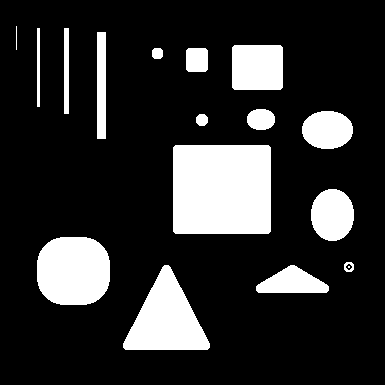
%> input picture grayscale images/shape.png, 385 x 385 px
$ octave color_synthetic_2phase_script2.m   (GNU Octave 9; MATLAB toolbox functions it lacks are replaced by stand-ins)
%> lines starting %> are read from the running program, lines starting %| are printed output that depends on the picture; in (x1, y1, x2, y2) boxes, pixels count from 0 and x2, y2 are one past the last pixel; in counts of white or black regions, pixels touching at a corner belong together; the program's own positions count from 1
### utils/rescale_image.m
function h = rescale_image(F)

%rescale image values to be between 0 and 1
h = double(F);
h= h-min(min(h));
h = h/max(max(h));
end

### utils/rescale_color_image.m
%%%%%%%%%%%%%%%%%%%%%%%%%%%%%%%%%%%%%%%%%%%%%%%%%%%%%%%%%%%%%%%%%%%%%%%%%%
%This function rescales a color image so that the each channel values are
%between 0 and 1.
%Input:
%   F: color image to be rescaled
%Output:
%   h: rescaled image F
%%%%%%%%%%%%%%%%%%%%%%%%%%%%%%%%%%%%%%%%%%%%%%%%%%%%%%%%%%%%%%%%%%%%%%%%%%%
function h = rescale_color_image(F)

%rescale image values to be between 0 and 1
h = F;
for i = 1:3
    h(:,:,i) = rescale_image(F(:,:,i));
end
end

### utils/make_circle.m
%%%%%%%%%%%%%%%%%%%%%%%%%%%%%%%%%%%%%%%%%%%%%%%%%%%%%%%%%%%%%%%%%%%%%%%%%%
%This function creates an circle as an initialization for segmentation.
%
%Input:
%   mx: height of the image
%   my: length of the image
%   r: radius of the circle
%Output:
%   Circ: circle region initialization
%%%%%%%%%%%%%%%%%%%%%%%%%%%%%%%%%%%%%%%%%%%%%%%%%%%%%%%%%%%%%%%%%%%%%%%%%%%
function Circ = make_circle(mx,my,r)

%determine center of circle
Cx = floor(mx/2);
Cy = floor(my/2);

%create circle
[columnsInImage rowsInImage] = meshgrid(1:mx, 1:my);

Circ = (rowsInImage - Cy).^2 ...
    + (columnsInImage - Cx).^2 <= r.^2;


end

### L1L2method/L1L2_color_two_phase.m
%%%%%%%%%%%%%%%%%%%%%%%%%%%%%%%%%%%%%%%%%%%%%%%%%%%%%%%%%%%%%%%%%%%%%%%%%%
%This function performs color two phase segmentation with L1-alpha*L2 TV
%Input:
%   f: image
%   u_initial: initialization
%   pm: set of parameters
%
%Output:
%   u: segmentation result
%%%%%%%%%%%%%%%%%%%%%%%%%%%%%%%%%%%%%%%%%%%%%%%%%%%%%%%%%%%%%%%%%%%%%%%%%%%
function [u, c1, c2] = L1L2_color_two_phase(f,u_initial, pm)
    %separate the channels of f
    f_r = f(:,:,1);
    f_g = f(:,:,2);
    f_b = f(:,:,3);

    %preinitialize u
    u = u_initial;

    %compute c1 and c2
    error = 10^(-5)*eye(size(u));
    c1=[sum(f_r(:).*u(:))./sum(u(:)+error(:)); sum(f_g(:).*u(:))./sum(u(:)+error(:)); sum(f_b(:).*u(:))./sum(u(:)+error(:))];
    c2=[sum(f_r(:).*(1-u(:)))./sum((1-u(:))+error(:)); sum(f_g(:).*(1-u(:)))./sum((1-u(:))+error(:)); sum(f_b(:).*(1-u(:)))./sum((1-u(:))+error(:))];

    %compute r
    r_r = (c1(1)-f_r).^2- (c2(1)-f_r).^2;
    r_g = (c1(2)-f_g).^2 - (c2(2)-f_g).^2;
    r_b = (c1(3)-f_b).^2 - (c2(3)-f_b).^2;
    r = r_r+r_g+r_b;

    %run segmentation algorithm
    for i = 1:pm.outer_iter

        %store old u
        u_old = u;

        %u update
        u = PDHGLS(u, r, pm.alpha, pm.lambda, pm.c, pm.inner_iter, pm.tau, pm.beta);

        %update c
        c1=[sum(f_r(:).*u(:))./sum(u(:)+error(:)); sum(f_g(:).*u(:))./sum(u(:)+error(:)); sum(f_b(:).*u(:))./sum(u(:)+error(:))];
        c2=[sum(f_r(:).*(1-u(:)))./sum((1-u(:))+error(:)); sum(f_g(:).*(1-u(:)))./sum((1-u(:))+error(:)); sum(f_b(:).*(1-u(:)))./sum((1-u(:))+error(:))];

        %update r
        r_r = (c1(1)-f_r).^2- (c2(1)-f_r).^2;
        r_g = (c1(2)-f_g).^2 - (c2(2)-f_g).^2;
        r_b = (c1(3)-f_b).^2 - (c2(3)-f_b).^2;
        r = r_r+r_g+r_b;

        %compute relative error
        relerr = norm(u_old - u, 'fro')/max([norm(u_old, 'fro'), norm(u, 'fro'), eps]);

        %stopping condition
        if relerr <1e-6 && i > 2
            fprintf('Number of DCA inner iterations completed: %d \n \n', i);
            break;
        end
    end

    if i == pm.outer_iter
        fprintf('Number of DCA outer iterations completed: %d \n \n', i);
    end
end

### scripts/color_synthetic_2phase/color_synthetic_2phase_script2.m
%This script runs experiments to compare the proposed four-phase method
%against isotropic and anisotropic Chan Vese segmentation on synthetic
%RGB image.

%read image
fui8 = imread('shape.png');
%> fui8 is the input picture: size 385x385x3 uint8; 18.3% white; 17 white regions (1 under 20 px), largest, box (x1, y1, x2, y2) and area: (173, 145, 271, 234) 8710, (37, 237, 110, 305) 4300, (123, 265, 210, 350) 4183
fui8 = rgb2gray(fui8);

f = double(fui8);
[N,M] = size(f);
%> N = 385; M = 385

%create color version
f_color = zeros(385,385,3);
f_color(:,:,1) = double(f>0)*0.5;
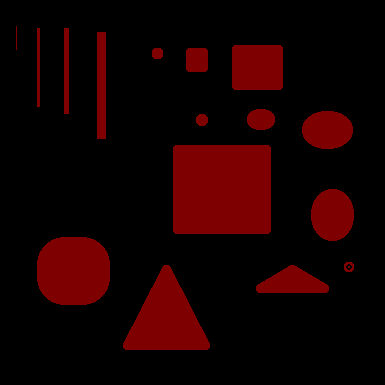
%> f_color: size 385x385x3 double; mean R, G, B 0.0913, 0, 0
f_color(:,:,2) = double(f>0)*0.9;
f_color(:,:,3) = double(f>0)*0.25;
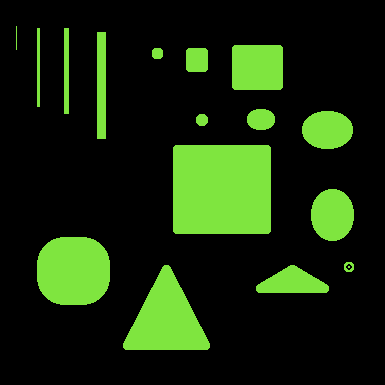
%> f_color: size 385x385x3 double; mean R, G, B 0.0913, 0.164, 0.0457

%rescale image
fg = rescale_color_image(f_color);
%> after the loop in rescale_color_image, `for i = 1:3`:
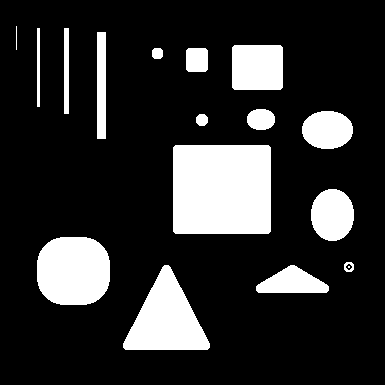
%> h: size 385x385x3 double; values 0 (black) and 1 (white), 18.3% white; 17 white regions (1 under 20 px), largest, box (x1, y1, x2, y2) and area: (173, 145, 271, 234) 8710, (37, 237, 110, 305) 4300, (123, 265, 210, 350) 4183

fg = double(fg);

%set parameters
pm.outer_iter = 20;
pm.alpha = 1.0;
pm.lambda = 10;
pm.c = 0;
pm.inner_iter = 300;
pm.tau = 1/8;
pm.sigma = 1/8;
pm.method = 'PDHG';

u = make_circle(M,N,10);
u = double(u);

%L1-L2
tic;
L1_L2_u1 = L1L2_color_two_phase(fg, u, pm);
%> in L1L2_color_two_phase, `c1=[sum(f_r(:).*u(:))./sum(u(:)+error(:)); sum(f_g(:).*u(:))./sum(u(:)..`: c1 = [1; 1; 1]
%> in L1L2_color_two_phase, `c2=[sum(f_r(:).*(1-u(:)))./sum((1-u(:))+error(:)); sum(f_g(:).*(1-u(:)..`: c2 = [0.181; 0.181; 0.181]
%> the run ends on the next line
